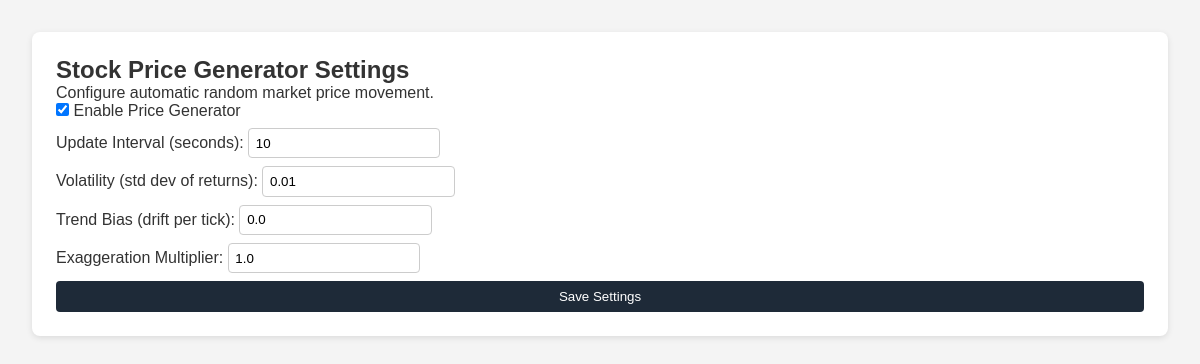
The app's page /admin/settings (signed in) with its own data.
### tables this page shows
CREATE TABLE price_generator_settings (
    id INTEGER PRIMARY KEY CHECK(id = 1),
    enabled INTEGER DEFAULT 1,
    interval_seconds INTEGER DEFAULT 10,
    volatility REAL DEFAULT 0.01,
    trend_bias REAL DEFAULT 0.0
, exaggeration REAL DEFAULT 1.0);

### app.py (the view, shortened to what this page needs)
@app.route('/admin/settings', methods=['GET', 'POST'])
def admin_settings():
    check = require_admin()
    if check:
        return check
    conn = get_db_connection()
    cursor = conn.cursor()
    settings = get_generator_settings()
    conn.close()
    return render_template("admin_settings.html", settings=settings)

### app.py (called while the page is built, shortened)
def get_db_connection():
    conn = sqlite3.connect(DB_NAME, timeout=5, check_same_thread=False)
    conn.row_factory = sqlite3.Row
    conn.execute("PRAGMA journal_mode=WAL;")
    conn.execute("PRAGMA busy_timeout = 5000;")
    return conn

def require_admin():
    if 'user_id' not in session:
        flash("You must be logged in.", "error")
        return redirect(url_for('login'))
    conn = get_db_connection()
    user = conn.execute(
        'SELECT is_admin FROM users WHERE user_id = ?',
        (session['user_id'],)
    ).fetchone()
    conn.close()
    if not user:
        flash("User not found.", "error")
        return redirect(url_for('login'))
    is_admin = user['is_admin'] if 'is_admin' in user.keys() else 0
    if int(is_admin) != 1:
        flash("Administrator access required.", "error")
        if 'user_id' in session:
            return redirect(url_for('dashboard', user_id=session.get('user_id')))
        return redirect(url_for('login'))
    return None

def get_generator_settings():
    conn = get_db_connection()
    conn.row_factory = sqlite3.Row
    row = conn.execute("SELECT * FROM price_generator_settings WHERE id = 1").fetchone()
    conn.close()
    return row

### templates/admin_settings.html (shortened to what this page needs)
<!DOCTYPE html>
<html lang="en">
<head>
  <link rel="stylesheet" href="{{ url_for('static', filename='styles.css') }}">
</head>
<body>
<main>
  <section class="panel">
    <h2>Stock Price Generator Settings</h2>
    <p>Configure automatic random market price movement.</p>
    <form method="post">
      <div>
        <input type="checkbox"
               id="enabled"
               name="enabled"
               {% if settings.enabled %}checked{% endif %}>
        <label for="enabled">Enable Price Generator</label>
      </div>
      <div>
        <label for="interval_seconds">Update Interval (seconds):</label>
        <input type="number"
               id="interval_seconds"
               name="interval_seconds"
               min="1"
               value="{{ settings.interval_seconds }}">
      </div>
      <div>
        <label for="volatility">Volatility (std dev of returns):</label>
        <input type="number"
               id="volatility"
               name="volatility"
               step="0.0001"
               value="{{ settings.volatility }}">
      </div>
      <div>
        <label for="trend_bias">Trend Bias (drift per tick):</label>
        <input type="number"
               id="trend_bias"
               name="trend_bias"
               step="0.0001"
               value="{{ settings.trend_bias }}">
      </div>
      <div>
        <label for="exaggeration">Exaggeration Multiplier:</label>
        <input type="number"
               id="exaggeration"
               name="exaggeration"
               step="0.1"
               min="0.1"
               value="{{ settings.exaggeration }}">
      </div>
      <button type="submit">Save Settings</button>
    </form>
  </section>
</main>
</body>
</html>

### static/styles.css (style rules this page uses)
* { margin: 0; padding: 0; box-sizing: border-box; font-family: Arial, sans-serif; }
body { background-color: #f4f4f4; color: #333; }
main { padding: 2em; }
.panel { background: #fff; padding: 1.5em; margin-bottom: 2em; border-radius: 8px; box-shadow: 0 2px 6px rgba(0,0,0,0.1); }
form { display: flex; flex-direction: column; gap: 0.5em; }
input { padding: 0.5em; border: 1px solid #ccc; border-radius: 4px; }
button { padding: 0.6em 1em; border: none; background: #1e2a38; color: #fff; border-radius: 4px; cursor: pointer; }
* { margin:0;padding:0;box-sizing:border-box;font-family:Arial, sans-serif }
body { background:#f4f4f4;color:#333 }
main { padding:2em }
.panel { background:#fff;padding:1.5em;margin-bottom:2em;border-radius:8px;box-shadow:0 2px 6px rgba(0,0,0,.1) }

### records on screen
price_generator_settings: enabled "☑", interval_seconds "10", volatility "0.01", trend_bias "0.0", exaggeration "1.0"
